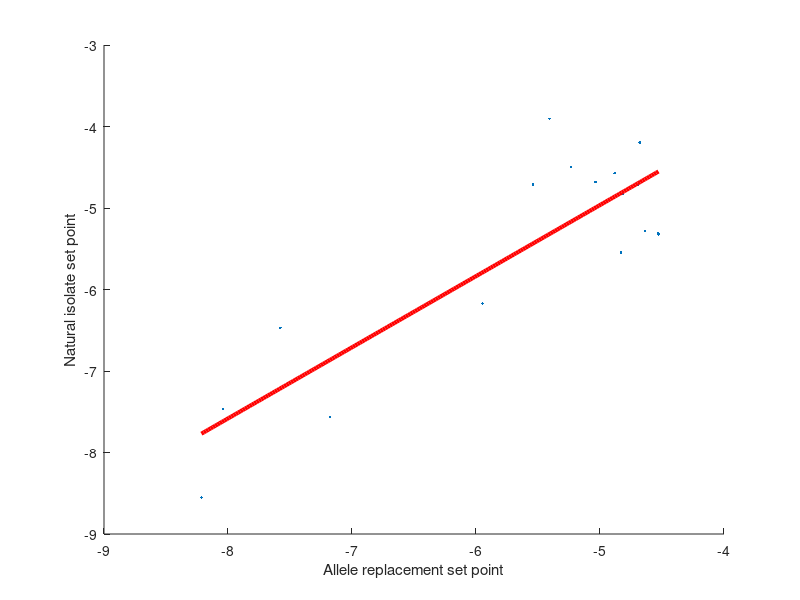

Write MATLAB code to recreate this figure. (Note: this script raises an error after producing the figure.)
function [Correlation_Coefficient,P_Value]=compute_correlation_natural_isolates_allele_replacements()

load('data_output_figure_1.mat');
data_output1=data_output;
load('data_output_figure_4.mat');
data_output4=data_output;

clear data_output;



AlleleReplacement_names={data_output4.strain};

NaturalIsolates_names={data_output1.strain};

for iStrain=1:length(AlleleReplacement_names)
    
    Strain=AlleleReplacement_names{iStrain};
    
    QueryStrain=Strain(6:regexp(Strain,' ')-1);
    
    if strcmp(QueryStrain,'BC')
        
        QueryStrain='BC187';
        
    end
    
    if strcmp(QueryStrain,'YJM')
        
        QueryStrain='YJM978';
        
    end
    
    if strcmp(QueryStrain,'Y9')
        
        QueryStrain='Y9-WashU';
        
    end
    
    idx=find(strcmp(NaturalIsolates_names,QueryStrain));
    
    if idx
        x1(iStrain,1)=mean(data_output4(iStrain).values);
        x1(iStrain,2)=mean(data_output1(idx).values);
    end
end
%%
hfig=figure;
hold all;

x=x1(:,1);
y=x1(:,2);
plot(x,y,'.');


coeffs = polyfit(x, y, 1);
% Get fitted values
fittedX = linspace(min(x), max(x), 200);
fittedY = polyval(coeffs, fittedX);
% Plot the fitted line
hold on;
plot(fittedX, fittedY, 'r-', 'LineWidth', 3);


xlabel('Allele replacement set point')
ylabel('Natural isolate set point')
Set_fig_RE(hfig,9,9,20)


[R,P]=corrcoef(x1(:,1),x1(:,2));


Correlation_Coefficient=R(1,2);
P_Value=P(1,2);
